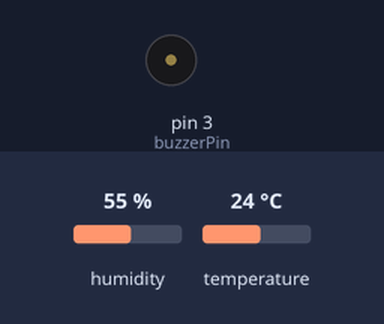
The sketch below on a simulated Arduino Uno, built with avr-gcc and run on an emulated ATmega328P. Shown: buzzer (waves = sounding). The test bench sets the inputs (shaded band); at power-on: humidity 55 %, temperature 24 °C. What the sketch prints to the serial monitor is not drawn.

Above: at 1.0 s.
Timing chart, 0 to 4.7 s (numbered marks = the images above):
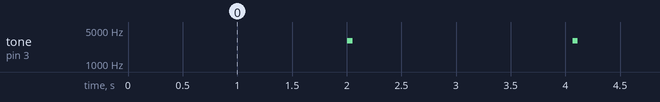

The sketch:

IoT-Sensors_3b_buzzer_DHT22.ino
```cpp
// Based on example sketch for various DHT humidity/temperature sensors
// by ladyada, public domain
#include "DHT.h"
#define DHTPIN 4        // what digital pin we're connected to
#define DHTTYPE DHT22   // DHT 22 (aka AM2302), AM2321
DHT dht(DHTPIN, DHTTYPE);
const int buzzerPin = 3;           // Sound Buzzer on pin#

void setup() {
  // DHT22 Setup
  Serial.begin(9600);
  pinMode(buzzerPin, OUTPUT);
  digitalWrite(buzzerPin, HIGH);
  Serial.println("HUMIDITY: DHT22 ready...");
  dht.begin();

Serial.println("=========================");
}

// loop()
//////////////////////////////////////////////////////
void loop() {
    delay(2000);

  ////////////// DHT22 Humidity / Temp Block
  // Wait a few seconds between measurements.
  // Reading temperature or humidity takes about 250 milliseconds!
  // Sensor readings may also be up to 2 seconds 'old' (its very slow)
  float h = dht.readHumidity();
  float t = dht.readTemperature();        // Read temperature as °C
  float f = dht.readTemperature(true);    // Read temperature as °F
  // Check if any reads failed and exit early (to try again).
  if (isnan(h) || isnan(t) || isnan(f)) {
    Serial.println("Failed to read from DHT sensor!");
    buzzer("fail");
    return;
  }
  float hif = dht.computeHeatIndex(f, h);         // Compute heat index °F
  float hic = dht.computeHeatIndex(t, h, false);  // Compute heat index °C
  buzzer("chirp");
  Serial.print("HUMIDITY: "); Serial.print(h); Serial.print(" %\t");
  Serial.print("Temperature: "); Serial.print(f); Serial.println(" °F");

Serial.println("=========================");


}

//// buzzer("success" || "fail" || "chirp" || "alarm" ) ////
////////////////////////////////////////////////////////////
void buzzer(char mode[]){
  if(mode == "success"){
    tone(buzzerPin, 2000); delay(50); noTone(buzzerPin); delay(50);
    tone(buzzerPin, 2000); delay(50); noTone(buzzerPin);
  }
  if(mode == "fail"){
    tone(buzzerPin, 400, 400); delay(400);
    tone(buzzerPin, 100, 1500); delay(1500);
    noTone(buzzerPin);
  }
  if(mode == "chirp"){
  tone(buzzerPin, 3000); delay(50); noTone(buzzerPin);
  }
  if(mode == "alarm"){
    for (int x=0 ; x<1 ; x++){
     tone(buzzerPin, 1000, 1000); delay(1000);
     tone(buzzerPin, 800, 1000); delay(1000);
     noTone(buzzerPin);
    }
  }
}
```

Measured:
- by itself, tone on pin 3 (buzzerPin): alternates 3000 Hz for 0.05 s and silent for 2.0 s
